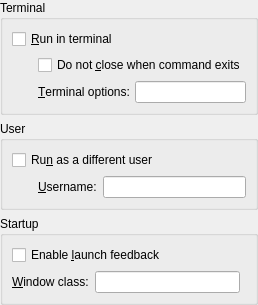
<ui version="4.0" >
 <class>KPropertiesDesktopAdvBase</class>
 <widget class="QWidget" name="KPropertiesDesktopAdvBase" >
  <layout class="QVBoxLayout" >
   <property name="margin" >
    <number>0</number>
   </property>
   <item>
    <widget class="QGroupBox" name="buttonGroup2" >
     <property name="title" >
      <string comment="@title:group Title of a group that lets the user choose options about the terminal when launching a program" >Terminal</string>
     </property>
     <layout class="QGridLayout" >
      <item rowspan="2" row="1" column="0" >
       <spacer>
        <property name="orientation" >
         <enum>Qt::Horizontal</enum>
        </property>
        <property name="sizeType" >
         <enum>QSizePolicy::Minimum</enum>
        </property>
        <property name="sizeHint" stdset="0" >
         <size>
          <width>20</width>
          <height>20</height>
         </size>
        </property>
       </spacer>
      </item>
      <item row="0" column="0" colspan="3" >
       <widget class="QCheckBox" name="terminalCheck" >
        <property name="whatsThis" >
         <string>Check this option if the application you want to run is a text mode application or if you want the information that is provided by the terminal emulator window.</string>
        </property>
        <property name="text" >
         <string>&amp;Run in terminal</string>
        </property>
       </widget>
      </item>
      <item row="2" column="1" >
       <widget class="QLabel" name="terminalEditLabel" >
        <property name="text" >
         <string>&amp;Terminal options:</string>
        </property>
        <property name="buddy" >
         <cstring>terminalEdit</cstring>
        </property>
       </widget>
      </item>
      <item row="1" column="1" colspan="2" >
       <widget class="QCheckBox" name="terminalCloseCheck" >
        <property name="whatsThis" >
         <string>Check this option if the text mode application offers relevant information on exit. Keeping the terminal emulator open allows you to retrieve this information.</string>
        </property>
        <property name="text" >
         <string>Do not &amp;close when command exits</string>
        </property>
       </widget>
      </item>
      <item row="2" column="2" >
       <widget class="KLineEdit" name="terminalEdit" />
      </item>
     </layout>
    </widget>
   </item>
   <item>
    <widget class="QGroupBox" name="buttonGroup2_2" >
     <property name="title" >
      <string comment="@title:group Title of a group that lets the user choose which user to use when launching a program" >User</string>
     </property>
     <layout class="QGridLayout" >
      <item row="0" column="0" colspan="3" >
       <widget class="QCheckBox" name="suidCheck" >
        <property name="whatsThis" >
         <string>Check this option if you want to run this application with a different user id. Every process has a different user id associated with it. This id code determines file access and other permissions. The password of the user is required to use this option.</string>
        </property>
        <property name="text" >
         <string>Ru&amp;n as a different user</string>
        </property>
       </widget>
      </item>
      <item row="1" column="0" >
       <spacer>
        <property name="orientation" >
         <enum>Qt::Horizontal</enum>
        </property>
        <property name="sizeType" >
         <enum>QSizePolicy::Minimum</enum>
        </property>
        <property name="sizeHint" stdset="0" >
         <size>
          <width>20</width>
          <height>20</height>
         </size>
        </property>
       </spacer>
      </item>
      <item row="1" column="1" >
       <widget class="QLabel" name="suidEditLabel" >
        <property name="whatsThis" >
         <string>Enter the user name you want to run the application as.</string>
        </property>
        <property name="text" >
         <string>&amp;Username:</string>
        </property>
        <property name="buddy" >
         <cstring>suidEdit</cstring>
        </property>
       </widget>
      </item>
      <item row="1" column="2" >
       <widget class="KLineEdit" name="suidEdit" >
        <property name="whatsThis" >
         <string>Enter the user name you want to run the application as here.</string>
        </property>
       </widget>
      </item>
     </layout>
    </widget>
   </item>
   <item>
    <widget class="QGroupBox" name="buttonGroup4" >
     <property name="title" >
      <string comment="@title:group Title of a group that lets the user choose options regargin program startup" >Startup</string>
     </property>
     <layout class="QGridLayout" >
      <item row="0" column="0" colspan="3" >
       <widget class="QCheckBox" name="startupInfoCheck" >
        <property name="whatsThis" >
         <string>Check this option if you want to make clear that your application has started. This visual feedback may appear as a busy cursor or in the taskbar.</string>
        </property>
        <property name="text" >
         <string>Enable &amp;launch feedback</string>
        </property>
       </widget>
      </item>
      <item row="1" column="0" >
       <widget class="QLabel" name="startupClassLabel" >
        <property name="whatsThis" >
         <string>Enter the window class here.</string>
        </property>
        <property name="text" >
         <string>&amp;Window class:</string>
        </property>
        <property name="buddy" >
         <cstring>startupClassEdit</cstring>
        </property>
       </widget>
      </item>
      <item row="1" column="1" >
       <widget class="KLineEdit" name="startupClassEdit" >
        <property name="whatsThis" >
         <string>Enter the window class here.</string>
        </property>
       </widget>
      </item>
     </layout>
    </widget>
   </item>
  </layout>
 </widget>
 <customwidgets>
  <customwidget>
   <class>KLineEdit</class>
   <extends>QLineEdit</extends>
   <header>klineedit.h</header>
  </customwidget>
 </customwidgets>
 <connections>
  <connection>
   <sender>terminalCheck</sender>
   <signal>toggled(bool)</signal>
   <receiver>terminalCloseCheck</receiver>
   <slot>setEnabled(bool)</slot>
   <hints>
    <hint type="sourcelabel" >
     <x>47</x>
     <y>66</y>
    </hint>
    <hint type="destinationlabel" >
     <x>56</x>
     <y>98</y>
    </hint>
   </hints>
  </connection>
  <connection>
   <sender>terminalCheck</sender>
   <signal>toggled(bool)</signal>
   <receiver>terminalEdit</receiver>
   <slot>setEnabled(bool)</slot>
   <hints>
    <hint type="sourcelabel" >
     <x>197</x>
     <y>66</y>
    </hint>
    <hint type="destinationlabel" >
     <x>373</x>
     <y>136</y>
    </hint>
   </hints>
  </connection>
  <connection>
   <sender>terminalCheck</sender>
   <signal>toggled(bool)</signal>
   <receiver>terminalEditLabel</receiver>
   <slot>setEnabled(bool)</slot>
   <hints>
    <hint type="sourcelabel" >
     <x>115</x>
     <y>48</y>
    </hint>
    <hint type="destinationlabel" >
     <x>115</x>
     <y>125</y>
    </hint>
   </hints>
  </connection>
  <connection>
   <sender>suidCheck</sender>
   <signal>toggled(bool)</signal>
   <receiver>suidEdit</receiver>
   <slot>setEnabled(bool)</slot>
   <hints>
    <hint type="sourcelabel" >
     <x>27</x>
     <y>232</y>
    </hint>
    <hint type="destinationlabel" >
     <x>122</x>
     <y>278</y>
    </hint>
   </hints>
  </connection>
  <connection>
   <sender>suidCheck</sender>
   <signal>toggled(bool)</signal>
   <receiver>suidEditLabel</receiver>
   <slot>setEnabled(bool)</slot>
   <hints>
    <hint type="sourcelabel" >
     <x>92</x>
     <y>234</y>
    </hint>
    <hint type="destinationlabel" >
     <x>78</x>
     <y>278</y>
    </hint>
   </hints>
  </connection>
  <connection>
   <sender>startupInfoCheck</sender>
   <signal>toggled(bool)</signal>
   <receiver>startupClassEdit</receiver>
   <slot>setEnabled(bool)</slot>
  </connection>
  <connection>
   <sender>startupInfoCheck</sender>
   <signal>toggled(bool)</signal>
   <receiver>startupClassLabel</receiver>
   <slot>setEnabled(bool)</slot>
  </connection>
 </connections>
</ui>
